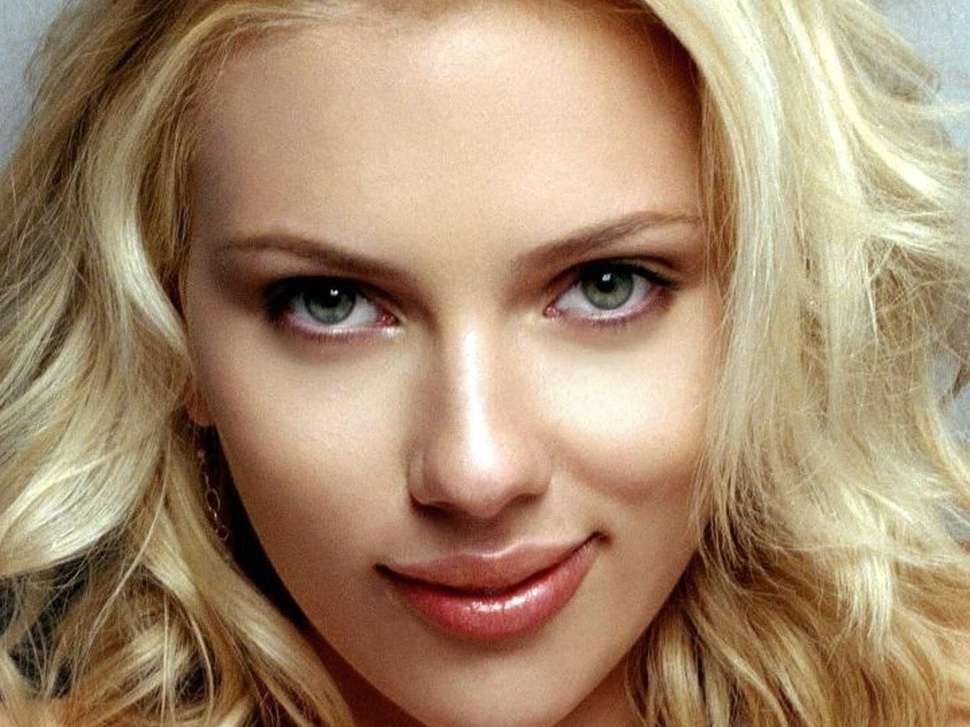
#> input picture facedetection/test.jpg, 970 x 727 px, shrunk from 1279 x 959 before the run
$ python facedetection.py
#> lines starting #> are read from the running program, lines starting #| are printed output that depends on the picture

import cv2

imagePath = "test.jpg"

image = cv2.imread(imagePath)
#> image is the input picture: shape (727, 970, 3); mean B, G, R 110, 138.5, 165.7
gray = cv2.cvtColor(image, cv2.COLOR_BGR2GRAY)
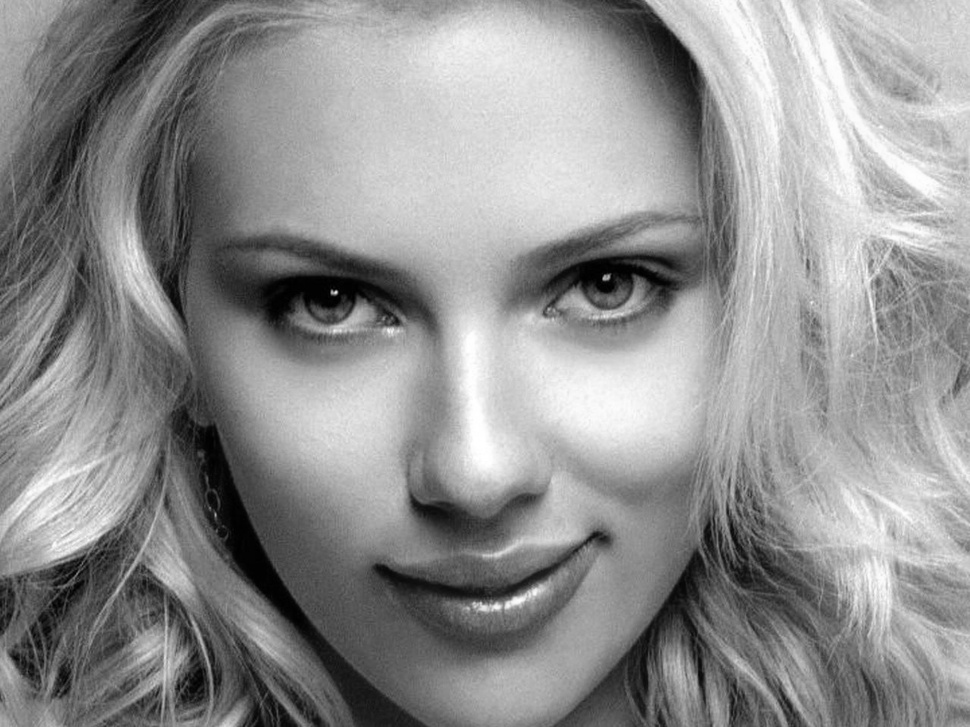
#> gray: shape (727, 970); min 0, max 255, mean 143.4

face_cascade = cv2.CascadeClassifier(cv2.data.haarcascades + 'haarcascade_frontalface_default.xml')
faces = face_cascade.detectMultiScale(gray, 1.1, 4)
#> faces = [[168, 69, 612, 612]]
print("Found {0} face(s)!".format(len(faces)))
#| Found 1 face(s)!

eye_cascade = cv2.CascadeClassifier(cv2.data.haarcascades + 'haarcascade_eye.xml')
eyes = eye_cascade.detectMultiScale(gray, 1.1, 4)
#> eyes = [[412, 501, 24, 24], [247, 237, 138, 138], [527, 216, 147, 147]]
print("Found {0} eye(s)!".format(len(eyes)))
#| Found 3 eye(s)!

#mouth_cascade = cv2.CascadeClassifier(cv2.data.haarcascades + 'haarcascade_mcs_mouth.xml')
#mouths = mouth_cascade.detectMultiScale(gray, 1.1, 4)
#> (the run stopped early here; a loop or call above may not have finished)
